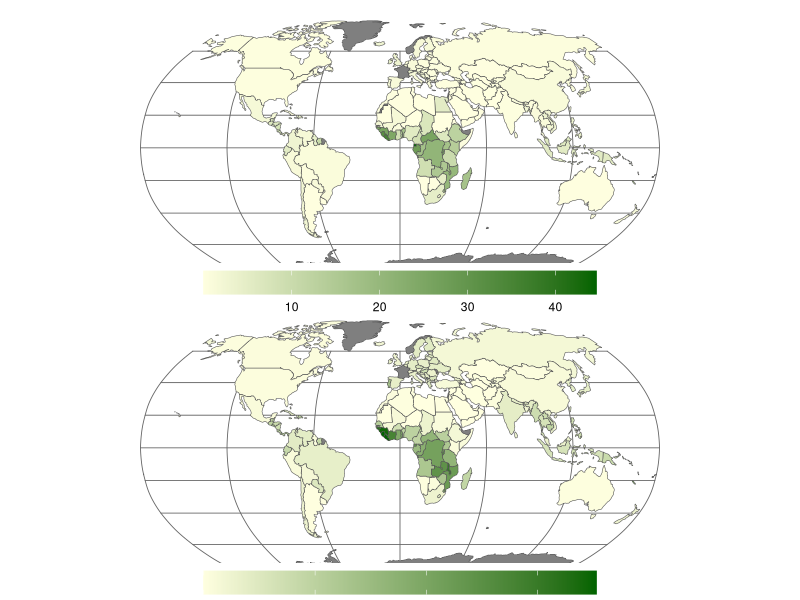

R code for this plot: (Note: this script raises an error after producing the figure.)
## ---- chunk 1
library("rnaturalearth")
library("rnaturalearthdata")
library(tidyverse)
library(gridExtra)
## ---- chunk 2
summary_country <-read_csv("../output/summary_country.csv")

summary_country <- summary_country %>%
  mutate(iso_a3 = ISO_A3,
         admin = NAME_EN)

world <- ne_countries(scale = "small", returnclass = "sf") %>%
  left_join(summary_country, by = "iso_a3") %>%
  select(iso_a3, density_crop, density_pasture)
## ---- chunk 3
crop <- ggplot(data = world) +
  geom_sf(aes(fill = density_crop)) +
  scale_fill_gradient(low = "lightyellow",
                       high = "darkgreen",space = "Lab",
                       na.value = "grey50", guide = "colourbar", aesthetics = "fill") +
  coord_sf(crs = "+proj=robin +lon_0=0w") + theme_minimal() + 
  theme(legend.direction = "horizontal", 
        legend.position = c(0.5, 0),
        legend.title = element_blank(),
        legend.background = element_rect(fill="white",  size=0, linetype="dotted")) +
  theme(legend.key.width = unit(2, "cm")) +
  theme(panel.grid.major = element_line(color = gray(.4), size = 0.3))


pasture <- ggplot(data = world) +
  geom_sf(aes(fill = density_pasture))  +
  scale_fill_gradient(low = "lightyellow",
                      high = "darkgreen",space = "Lab",
                      na.value = "grey50", guide = "colourbar", aesthetics = "fill") +
  coord_sf(crs = "+proj=robin +lon_0=0w") + theme_minimal() + 
  theme(legend.direction = "horizontal", 
        legend.position = c(0.5, 0),
        legend.title = element_blank(),
        legend.background = element_rect(fill="white",  size=0, linetype="dotted")) +
  theme(legend.key.width = unit(2, "cm")) +
  theme(panel.grid.major = element_line(color = gray(.4), size = 0.3))

grid.arrange(crop, pasture, ncol = 1)
## ---- chunk 4

IUCN <- read.csv("../output/summary_all.csv") %>%
  select(mitigation, area_pasture, area_crop, carbon_pasture, carbon_crop) %>%
  #mutate(mitigation = as.factor(mitigation)) %>%
  mutate_all(funs(ifelse(is.na(.), 0, .))) %>%
  group_by(mitigation) %>%
  summarise(pasture = sum(carbon_pasture)/1000,
            crop = sum(carbon_crop)/1000) %>%
  gather(-mitigation, key = "CP", value = "carbon_standing") %>%
  mutate(mitigation = as.factor(mitigation))

IUCN_agroforestry  <- read_csv("../data/INDC_CCAFS.csv")

IUCN_potential <- read.csv("../output/potential.csv") %>% left_join(IUCN_agroforestry, by = "ISO_A3") %>%
  select(carbon_potential, CP, mitigation.y) %>%
  #mutate_all(funs(ifelse(is.na(.), 0, .))) %>%
  select(mitigation.y, carbon_potential, CP) %>%
  mutate(mitigation = as.factor(mitigation.y)) %>%
  #mutate_all(funs(ifelse(is.na(.), 0, mitigation))) %>%
  group_by(mitigation, CP) %>%
  summarise(carbon_potential = sum(carbon_potential, na.rm = TRUE)/10^9/10) %>%
  left_join(IUCN, by = c("mitigation","CP"))
## ---- chunk 5
IUCN_potential<- IUCN_potential %>% remove_missing() %>%
  mutate(mitigation1 = as.numeric(mitigation))

IUCN_potential$mitigation2 <- ifelse(IUCN_potential$mitigation1 == 1, "No", "Yes")
## ---- chunk 6
pasture_hist <- IUCN_potential %>% filter(CP == "pasture") %>%
  select(-mitigation1) %>%
  gather(-mitigation, -mitigation2,  -CP,  key = "key", value = "value") %>%
  ggplot(aes(mitigation2, value)) + geom_col(aes(fill = key), width=.4, position = "dodge") +
  labs(x = "Agroforestry included as \n mitigation technique in NDC", y = "Carbon (Pg C)") +
  theme(axis.text = element_text(size = 12),
        axis.title = element_text(size = 12), 
        legend.title = element_text(size = 20, face = 'bold'),
        legend.text=  element_text(size=12),
        axis.line = element_line(colour = "black"))+
  scale_fill_grey("Pasture") +
  theme_classic(base_size = 12, base_family = "") + 
  theme(panel.grid.minor = element_line(colour="grey", size=0.4)) +
  #theme(axis.text.x = element_text(angle = 0, hjust = 0)) +
  #scale_fill_manual(values = c( "darkolivegreen3","darkolivegreen4")) +
  theme(legend.position =  c(0.8, 0.8)) 
  
crop_hist <- IUCN_potential %>% filter(CP == "crop") %>%
  select(-mitigation1) %>%
  gather(-mitigation, -mitigation2,  -CP,  key = "key", value = "Crop") %>%
  ggplot(aes(mitigation2, Crop)) + geom_col(aes(fill = key), width=.4, position = "dodge") +
  labs(x = "Agroforestry included as \n mitigation technique in NDC", y = "Carbon (Pg C)") +
  theme(axis.text = element_text(size = 16),
        axis.title = element_text(size = 16), 
        legend.title = element_text(size = 20, face = 'bold'),
        legend.text=  element_text(size=16),
        axis.line = element_line(colour = "black"))+
  scale_fill_grey("Cropland") +
  theme_classic(base_size = 12, base_family = "") + 
  theme(panel.grid.minor = element_line(colour="grey", size=0.4)) +
  #theme(axis.text.x = element_text(angle = 0, hjust = 0)) +
  #scale_fill_manual(values = c( "darkolivegreen3","darkolivegreen4")) +
  theme(legend.position =  c(0.8, 0.8)) 
## ---- chunk 7
crop_hist
## ---- chunk 8
pasture_hist
## ---- chunk 9
standing <- read.csv("../output/summary_all.csv") %>%
  select(NAME_EN, ISO_A3, carbon_pasture, carbon_crop) %>%
  #mutate(mitigation = as.factor(mitigation)) %>%
  ##mutate_all(funs(ifelse(is.na(.), 0, .))) %>%
  group_by(ISO_A3) %>%
  summarise(pasture_loss = sum(carbon_pasture, na.rm = TRUE)*(-1),
            crop_loss = sum(carbon_crop, na.rm = TRUE)*(-1)) %>%
  gather(-ISO_A3, key = "CP", value = "standing") %>%
  #mutate(mitigation = as.factor(mitigation)) %>%
  group_by(ISO_A3, CP) %>%
  summarise(carbon= sum(standing)/1000) %>%
  mutate(CP = as.factor(CP))
## ---- chunk 10
countries1<-read.csv("../output/potential.csv") %>%
  select(ISO_A3, carbon_potential, CP) %>%
  #mutate(mitigation = as.factor(mitigation)) %>%
  ##mutate_all(funs(ifelse(is.na(.), 0, .))) %>%
  group_by(ISO_A3, CP) %>%
  summarise(carbon = sum(carbon_potential, na.rm = TRUE)/10^9/10)

totals <-read.csv("../output/potential.csv") %>%
  select(ISO_A3, carbon_potential, CP) %>%
  group_by(ISO_A3) %>%
  summarise(total = sum(carbon_potential, na.rm = TRUE)) %>% arrange(-total) %>%
  top_n(15) 

fig_data <-rbind(standing, countries1)

names <- read.csv("../output/summary_all.csv") %>%
  select(NAME_EN, ISO_A3)

fig <- totals %>% left_join(fig_data) %>%
  left_join(names) %>% distinct()

## ---- chunk 11
cbPalette <- c("#999999", "#E69F00", "#56B4E9", "#009E73", "#F0E442", "#0072B2", "#D55E00", "#CC79A7")


fig %>% ggplot(aes(reorder(NAME_EN, total), carbon)) +
  geom_col(aes(fill = CP), width = 0.75) + coord_flip() +   labs(x = "",y = "Carbon Potential (PgC)", sep = "")+
  theme(legend.title = element_blank()) +
  scale_fill_manual(values = c("#0066CC","#FFCC66", "#003366", "#FF9900")) +
  theme(axis.text.x = element_text(angle = 0, hjust = 1)) +theme(legend.position = "none") +
  theme_bw() + ylim(-0.5,1) +
  geom_hline(yintercept=0, size = .5)

## ---- chunk 12
IUCN_potential %>%
  mutate(carbon_standing = (-1)*carbon_standing) %>%
  select(-mitigation1) %>%
  gather(-mitigation, -mitigation2,  -CP,  key = "key", value = "value") %>%
  mutate(CP = paste(CP, key, sep = "_")) %>%
  ggplot(aes(mitigation2, value)) + geom_col(aes(fill = CP), width=.75) + ylim(-8,9) +
  labs(x = "Agroforestry included as \n mitigation technique in NDC",y = "Carbon Potential (PgC)", sep = "")+
  theme(legend.title = element_blank()) +
  scale_fill_manual(values = c("#0066CC","#FFCC66", "#003366", "#FF9900")) +
  theme(axis.text.x = element_text(angle = 0, hjust = 1)) +   
  theme_bw() +
  theme(legend.position = "none") + geom_hline(yintercept=0,size = 1)


## ---- chunk 13
##"#56B4E9", "#009E73", "#F0E442", "#0072B2", "#D55E00", "#CC79A7")
## figure 2: Econ chart
econ <- read.csv("../output/summary_all.csv") %>%
  select(NAME_EN, BIOME, ECONOMY, density_pasture, density_crop) %>% drop_na() %>%
  rename(pasture = density_pasture,
         crop = density_crop) %>%
  mutate(ECONOMY = factor(ifelse(ECONOMY == "High income", "High income \n (n=274)", 
                                 ifelse(ECONOMY == "Low income", "Low income \n (n=194)",
                                        ifelse(ECONOMY =="Lower middle income", 
                                               "Lower middle \n income \n (n =288)",
                                               "Upper middle \n income \n (n=340)"
                                               ))))) %>%
  gather(CP,value,pasture:crop) %>%
  group_by(CP, ECONOMY) %>% 
  summarise(mean_density = mean(value),  # calculates the mean of each group
            sd = sd(value), # calculates the standard deviation of each group
            n_cb = n(),  # calculates the sample size per group
            se = sd(value)/sqrt(n()))


ggplot(econ, aes(x=reorder(ECONOMY, -mean_density), 
               y=mean_density, 
               color=CP)) + 
  geom_errorbar(aes(ymin=mean_density-se, 
                    ymax=mean_density+se), 
                width=.3, size=0.7, position=position_dodge(.3)) +
  geom_point(position=position_dodge(.3)) +
  theme_bw() + ylab("Average Carbon Density (MgC ha-1)")+ xlab("")+
  scale_color_manual(values = c("#D55E00","#003366"))+
  theme(legend.title=element_blank()) +
  theme(legend.justification = c(1, 1), legend.position = c(0.93, 0.93),
        legend.box.background = element_rect(colour = "black"))+
  theme( 
    axis.text.x = element_text(color='black'),
    axis.ticks.y = element_blank(),
    axis.title.x = element_text(size=11,color='black')
  )
## ---- chunk 14

## figure 3: potential
IUCN <- read.csv("../output/summary_all.csv") %>%
  select(mitigation, area_pasture, area_crop, carbon_pasture, carbon_crop) %>%
  #mutate(mitigation = as.factor(mitigation)) %>%
  mutate_all(funs(ifelse(is.na(.), 0, .))) %>%
  group_by(mitigation) %>%
  summarise(pasture = sum(carbon_pasture)/1000,
            crop = sum(carbon_crop)/1000) %>%
  gather(-mitigation, key = "CP", value = "carbon_standing") %>%
  mutate(mitigation = as.factor(mitigation)) %>%
  group_by(CP) %>%
  summarise(carbon_standing = sum(carbon_standing))

IUCN_agroforestry  <- read_csv("../data/INDC_CCAFS.csv")

IUCN_potential <- read.csv("../output/potential.csv") %>% left_join(IUCN_agroforestry, by = "ISO_A3") %>%
  select(carbon_potential, CP, mitigation.y) %>%
  #mutate_all(funs(ifelse(is.na(.), 0, .))) %>%
  select(mitigation.y, carbon_potential, CP) %>%
  mutate(mitigation = as.factor(mitigation.y)) %>%
  #mutate_all(funs(ifelse(is.na(.), 0, mitigation))) %>%
  group_by(CP) %>%
  summarise(carbon_potential = sum(carbon_potential, na.rm = TRUE)/10^9/10) %>%
  left_join(IUCN, by = c("CP"))


potential<- IUCN_potential %>%
  group_by(CP) %>% 
  summarise(`100 % ` = sum(carbon_potential),
            `-100 % ` = sum(carbon_standing)*(-1)) %>%
  mutate(`50 % ` = `100 % `*0.5,
         `25 % ` = `100 % `*0.25,
         `10 % ` = `100 % `*0.1,
         `5 % ` = `100 % `*0.05,
         `2.5 % ` = `100 % `*0.025,
         `1 % ` = `100 % `*0.01,
         `-50 % ` = `-100 % `*0.5,
         `-25 % ` = `-100 % `*0.25,
         `-10 % ` = `-100 % `*0.1,
         `-5 % ` = `-100 % `*0.05,
         `-2.5 % ` = `-100 % `*0.025,
         `-1 % ` = `-100 % `*0.01,) %>%
  gather(Adoption,value,`100 % `:`-1 % `) %>%
  mutate(color = ifelse(value < 0 & CP == "crop", "trees in crop loss",
                        ifelse(value < 0 & CP == "pasture", "trees in pasture loss",
                               ifelse(value >0 & CP == "crop", "trees in crop gain", "trees in pasture gain"))))%>%
  mutate(color = as.factor(color))

potential %>% 
  ggplot(aes(reorder(Adoption, value), value))+
  geom_col(aes(fill = color))+theme_bw() +
  labs(x = "Adoption Percentage",y = "Carbon Sequestration Potential (PgC)", sep = "")+
  theme(legend.title = element_blank()) + ylim(-10, 10) +
  scale_fill_manual(values = c("#0066CC","#FFCC66", "#003366", "#FF9900")) +
  theme(axis.text.x = element_text(angle = 45, hjust = 1)) +  
  theme(legend.position = "none")
